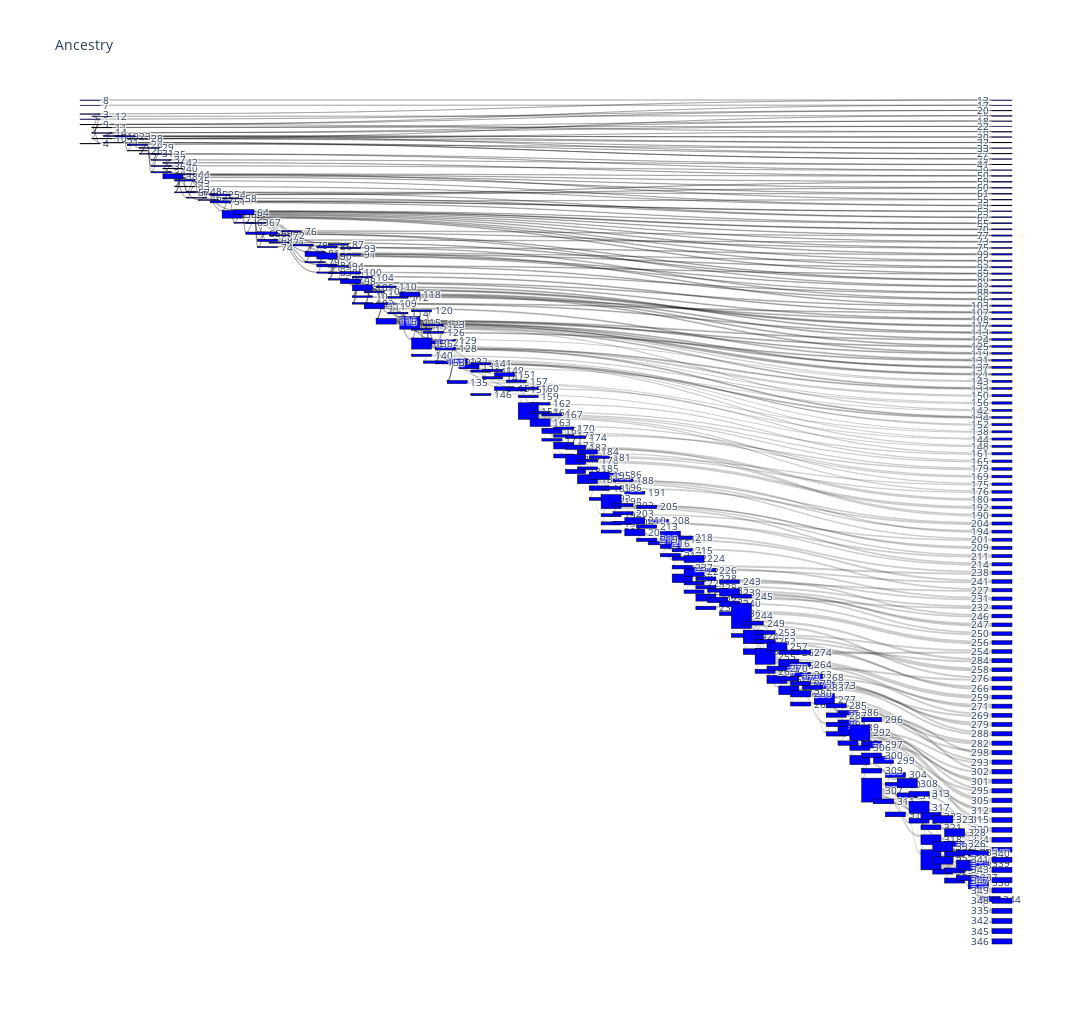

Notebook source saved alongside this figure:
### Code cell
fig = visualization.getAncestryGraph('1')
fig.show()

### Figure 1 — Plotly figure (JSON) as saved in the notebook; plotly's stock layout.template omitted (floating-point values rounded to 4 significant figures; data arrays with more than 128 entries replaced by an {"elided": "..."} marker saying what was removed)
{"data": [{"link": {"source": {"elided": "690 int values"}, "target": {"elided": "690 int values"}, "value": {"elided": "690 int values"}}, "node": {"color": "blue", "label": {"elided": "351 mixed values"}, "line": {"color": "black", "width": 0.5}, "pad": 15, "thickness": 20}, "orientation": "h", "type": "sankey"}], "layout": {"font": {"size": 10}, "height": 1024, "title": {"text": "Ancestry"}, "width": 2500}}
